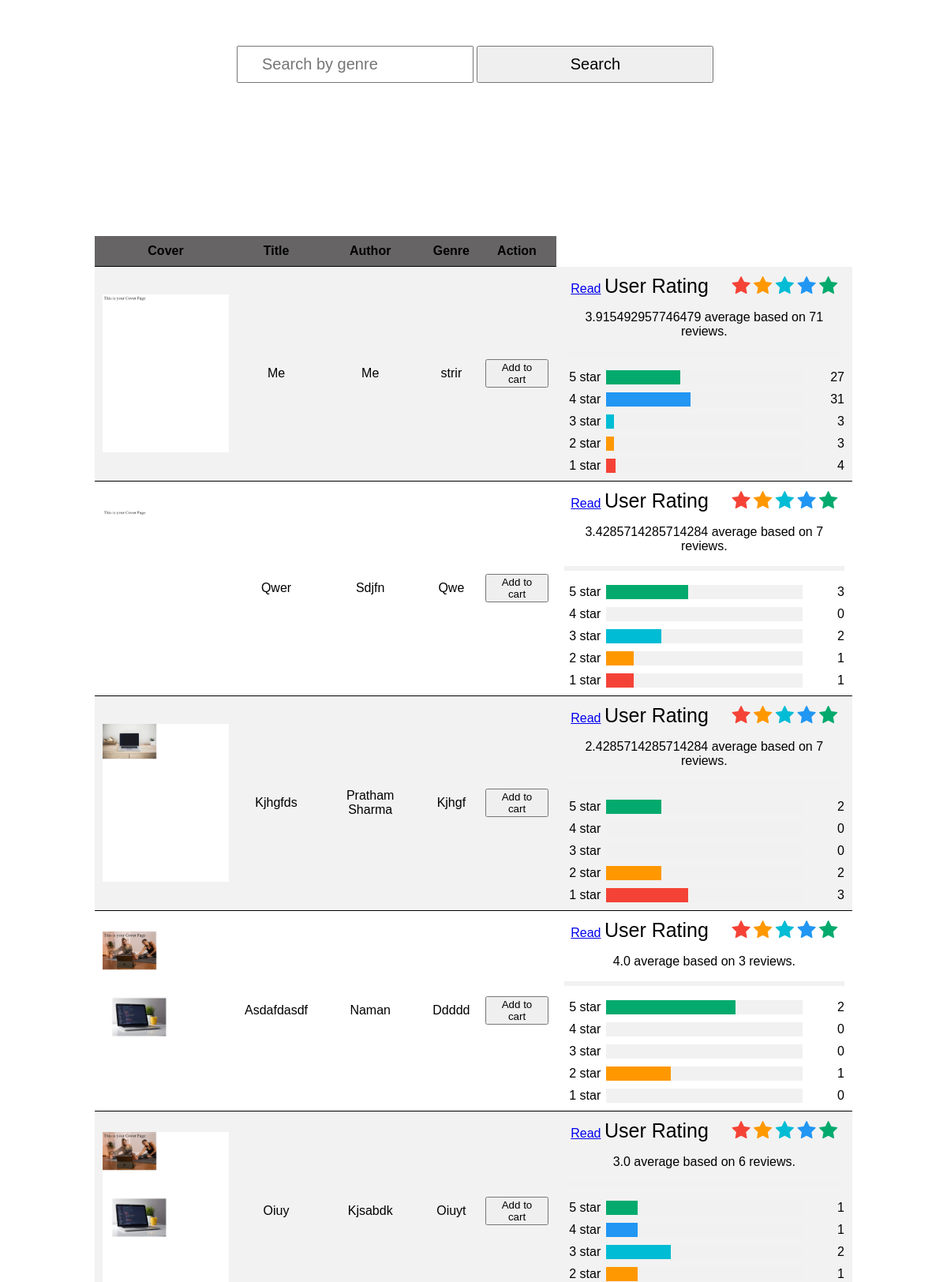
The app's page /bookscollection/ (lower part), older data.
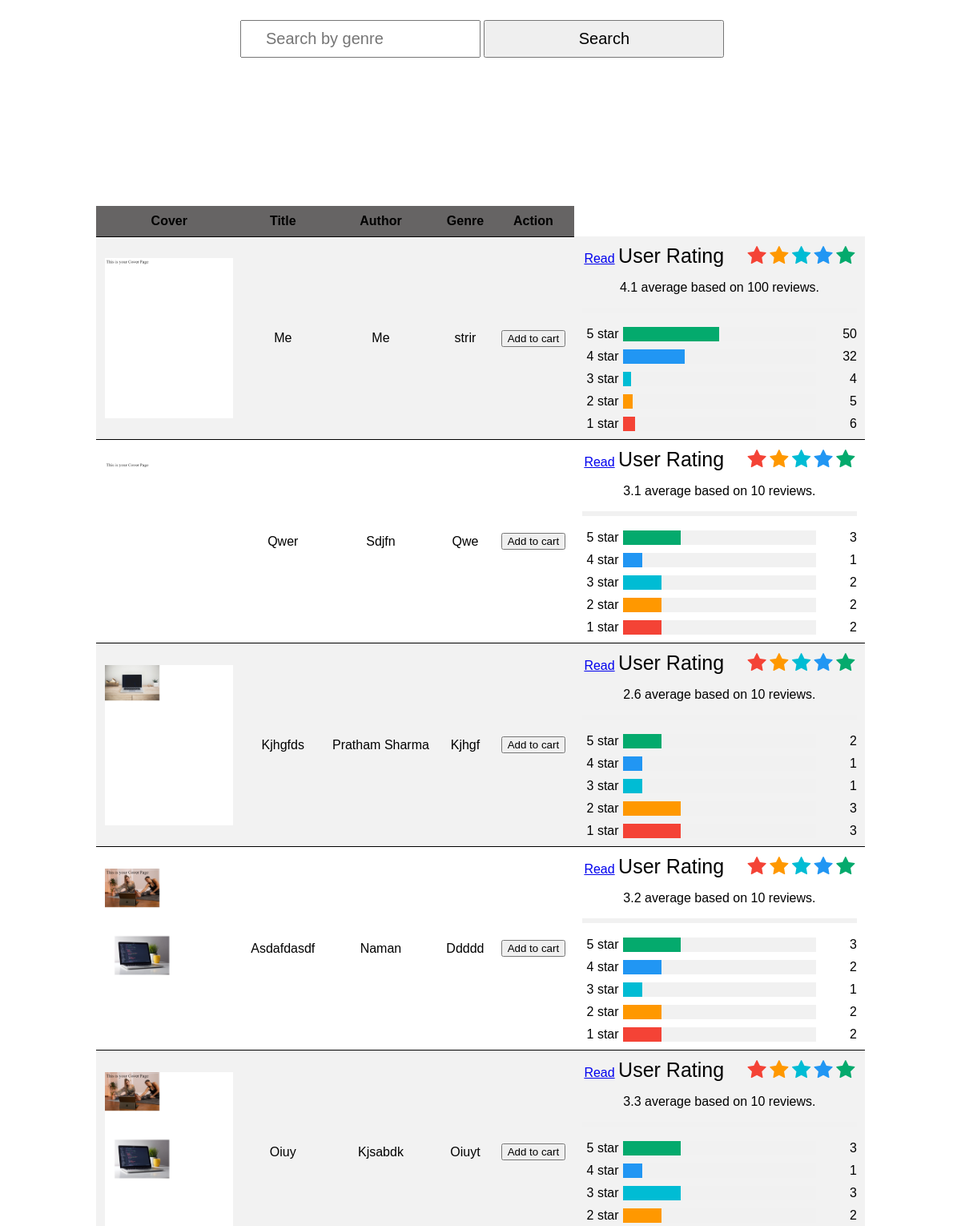
The same page, newer data.
### texteditor_upload/models.py (models this page shows, shortened)
class books(models.Model):
    authorname=models.CharField(max_length=255)
    email=models.EmailField(max_length=254)
    title=models.CharField(max_length=255)
    genre=models.CharField(max_length=255)
    cover_page=models.FileField(upload_to='coverpages')
    file=models.FileField(upload_to='pdf')
    rating=models.IntegerField(default=0)
    hitrate=models.IntegerField(default=0)
    onestar=models.IntegerField(default=0)
    twostar=models.IntegerField(default=0)
    threestar=models.IntegerField(default=0)
    fourstar=models.IntegerField(default=0)
    fivestar=models.IntegerField(default=0)
    avgrating=models.FloatField(default=0.0,max_length=3)
    oneper=models.IntegerField(default=0)
    twoper=models.IntegerField(default=0)
    threeper=models.IntegerField(default=0)
    fourper=models.IntegerField(default=0)
    fiveper=models.IntegerField(default=0)
    readrate=models.IntegerField(default=0)

### texteditor_upload/views.py (the view)
# urls.py: path('bookscollection/',views.show,name='Books Collection'),
def show(request):
    template =loader.get_template('show.html')
    records=books.objects.all().values()
    context={
        'records':records,
    }
    return HttpResponse(template.render(context,request))

### texteditor_upload/templates/show.html (shortened to what this page needs)
<html>
    <head>
        {%load static %}
        <link  href="{% static 'style/booktyle.css' %}" rel="stylesheet">
        <link rel="stylesheet" href="https://cdnjs.cloudflare.com/ajax/libs/font-awesome/4.7.0/css/font-awesome.min.css">
    </head>
    <body>
        <form class='search' action="{% url 'search' %}" method="get" value="{{request.GET.q}}">
            <input type="text" name="q" value="{{request.GET.q}}" placeholder="Search by genre">
            <input type="submit" name="submit" value="Search">
        </form>
        <div class="container">
            {% if records %}
            <table id="content" >
                <th>Cover</th>
                <th>Title</th>
                <th>Author</th>
                <th>Genre</th>
                <th>Action</th>
                {% for x in records %}
                <tr>
                    <td><img src="/media/{{x.cover_page}}" height="200px" width="160px"></td>
                    <td>{{x.title}}</td>
                    <td>{{x.authorname}}</td>
                    <td>{{x.genre}}</td>
                    <td><button>Add to cart</button></td>
                    <td><a  href="/reading?f={{x.file}}&title={{x.title}}" >Read</a>
<span class="heading">User Rating</span>
<a href="/rate?r=1&title={{x.title}}"><span class="fa fa-star checked" style="color:#f44336"></span></a>
<a href="/rate?r=2&title={{x.title}}"><span class="fa fa-star checked" style="color:#ff9800"></span></a>
<a href="/rate?r=3&title={{x.title}}"><span class="fa fa-star checked" style="color:#00bcd4"></span></a>
<a href="/rate?r=4&title={{x.title}}" style="color:#2196F3"><span class="fa fa-star"></span></a>
<a href="/rate?r=5&title={{x.title}}" style="color:#04AA6D"><span class="fa fa-star" ></span></a>
<p>{{x.avgrating}} average based on {{x.hitrate}} reviews.</p>
<hr style="border:3px solid #f1f1f1">
<div class="row">
  <div class="side">
    <div>5 star</div>
  </div>
  <div class="middle">
    <div class="bar-container">
      <div  style="width: {{x.fiveper}}%; height: 18px; background-color: #04AA6D;" ></div>
    </div>
  </div>
  <div class="side right">
    <div>{{x.fivestar}}</div>
  </div>
  <div class="side">
    <div>4 star</div>
  </div>
  <div class="middle">
    <div class="bar-container">
      <div  style="width: {{x.fourper}}%; height: 18px; background-color: #2196F3;" ></div>
    </div>
  </div>
  <div class="side right">
    <div>{{x.fourstar}}</div>
  </div>
  <div class="side">
    <div>3 star</div>
  </div>
  <div class="middle">
    <div class="bar-container">
      <div style="width: {{x.threeper}}%; height: 18px; background-color: #00bcd4;" ></div>
    </div>
  </div>
  <div class="side right">
    <div>{{x.threestar}}</div>
  </div>
  <div class="side">
    <div>2 star</div>
  </div>
  <div class="middle">
    <div class="bar-container">
      <div  style="width: {{x.twoper}}%; height: 18px; background-color: #ff9800;" ></div>
    </div>
  </div>
  <div class="side right">
    <div>{{x.twostar}}</div>
  </div>
  <div class="side">
    <div>1 star</div>
  </div>
  <div class="middle">
    <div class="bar-container">
      <div  style="width: {{x.oneper}}%; height: 18px; background-color: #f44336;" ></div>
    </div>
  </div>
  <div class="side right">
    <div>{{x.onestar}}</div>
  </div>
</div>
                    </form></td>
                </tr>
                {%endfor%}
            </table>
            {% else %}
            No result found
            {% endif %}
        </div>
    </body>
</html>

Row changes from the older to the newer data that the page shows:
changed books "Me": avgrating "3.915492957746479" → "4.1"; hitrate "71" → "100"; fiveper 38 → 50 (drawn); fivestar "27" → "50"; fourper 43 → 32 (drawn); fourstar "31" → "32"; threestar "3" → "4"; twoper 4 → 5 (drawn); twostar "3" → "5"; oneper 5 → 6 (drawn); onestar "4" → "6"
changed books "Qwer": avgrating "3.4285714285714284" → "3.1"; hitrate "7" → "10"; fiveper 42 → 30 (drawn); fourper 0 → 10 (drawn); fourstar "0" → "1"; threeper 28 → 20 (drawn); twoper 14 → 20 (drawn); twostar "1" → "2"; oneper 14 → 20 (drawn); onestar "1" → "2"
changed books "Kjhgfds": avgrating "2.4285714285714284" → "2.6"; hitrate "7" → "10"; fiveper 28 → 20 (drawn); fourper 0 → 10 (drawn); fourstar "0" → "1"; threeper 0 → 10 (drawn); threestar "0" → "1"; twoper 28 → 30 (drawn); twostar "2" → "3"; oneper 42 → 30 (drawn)
changed books "Asdafdasdf": avgrating "4.0" → "3.2"; hitrate "3" → "10"; fiveper 66 → 30 (drawn); fivestar "2" → "3"; fourper 0 → 20 (drawn); fourstar "0" → "2"; threeper 0 → 10 (drawn); threestar "0" → "1"; twoper 33 → 20 (drawn); twostar "1" → "2"; oneper 0 → 20 (drawn); onestar "0" → "2"
changed books "Oiuy": avgrating "3.0" → "3.3"; hitrate "6" → "10"; fiveper 16 → 30 (drawn); fivestar "1" → "3"; fourper 16 → 10 (drawn); threeper 33 → 30 (drawn); threestar "2" → "3"; twoper 16 → 20 (drawn); twostar "1" → "2"
